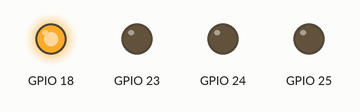
Bench run of a program on a simulated Raspberry Pi (BCM pin numbers). Parts: output pins drawn as LEDs (lit = HIGH). At 70.0 s the program stops and its outputs stay as they are.

Above: at 0.2 s.
At 1.2 s:
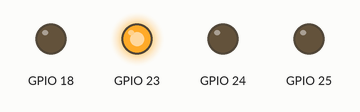
At 3.2 s:
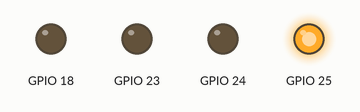
At 4.2 s:
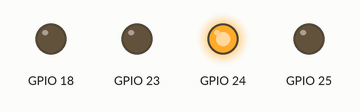
At 8.7 s:
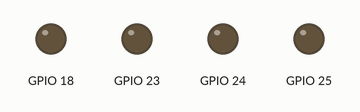
Timing chart, 0 to 9.1 s (numbered marks = the images above):
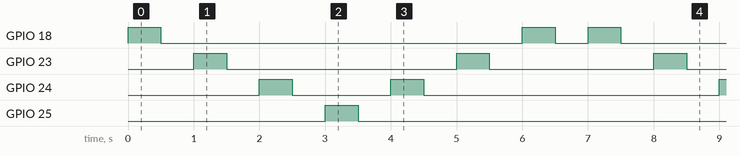

Measured:
- by itself, GPIO 18: repeats every 7.0 s: LOW 5.5 s, HIGH 0.50 s, LOW 0.50 s, HIGH 0.50 s
- by itself, GPIO 23: repeats every 7.0 s: LOW 3.5 s, HIGH 0.50 s, LOW 2.5 s, HIGH 0.50 s
- by itself, GPIO 24: repeats every 7.0 s: LOW 1.5 s, HIGH 0.50 s, LOW 4.5 s, HIGH 0.50 s
- by itself, GPIO 25: alternates HIGH for 0.50 s and LOW for 6.5 s

The program:

Oefening4.py
```python
import RPi.GPIO as GPIO
import time

GPIO.setmode(GPIO.BCM)

def blink(pin1, pin2, pin3, pin4):
    GPIO.setup(pin1, GPIO.OUT)
    GPIO.setup(pin2, GPIO.OUT)
    GPIO.setup(pin3, GPIO.OUT)
    GPIO.setup(pin4, GPIO.OUT)
    GPIO.output(pin1, 1)
    time.sleep(0.5)
    GPIO.output(pin1, 0)
    time.sleep(0.5)
    GPIO.output(pin2, 1)
    time.sleep(0.5)
    GPIO.output(pin2, 0)
    time.sleep(0.5)
    GPIO.output(pin3, 1)
    time.sleep(0.5)
    GPIO.output(pin3, 0)
    time.sleep(0.5)
    GPIO.output(pin4, 1)
    time.sleep(0.5)
    GPIO.output(pin4, 0)

    time.sleep(0.5)
    GPIO.output(pin3, 1)
    time.sleep(0.5)
    GPIO.output(pin3, 0)
    time.sleep(0.5)
    GPIO.output(pin2, 1)
    time.sleep(0.5)
    GPIO.output(pin2, 0)
    time.sleep(0.5)
    GPIO.output(pin1, 1)
    time.sleep(0.5)
    GPIO.output(pin1, 0)
    time.sleep(0.5)

for i in range(0, 10):
    blink(18, 23, 24, 25)

GPIO.cleanup()
```
